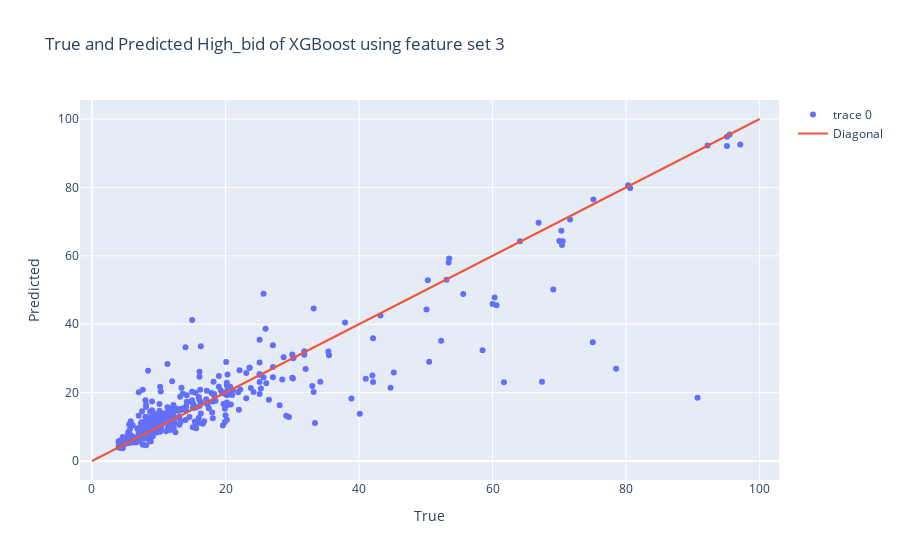

The code cell stored with this chart in its notebook:
### Code cell
plot_result = True
f = '3'
feature_set = eval('feature_set_' + f)
x_train, y_train, x_test, y_test = PreProcess(data, feature_set)
m = 'XGBoost'
y_pred, score, mse, mae, rmse = eval(m)(x_train, y_train, x_test, y_test)
# score_df.loc[f, m] = rmse
if plot_result:
    plot_pred(y_test, y_pred, m, f)

### Figure 1 — Plotly figure (JSON) as saved in the notebook; plotly's stock layout.template omitted (floating-point values rounded to 4 significant figures; data arrays with more than 128 entries replaced by an {"elided": "..."} marker saying what was removed)
{"data": [{"mode": "markers", "type": "scatter", "x": {"elided": "408 float values"}, "y": {"elided": "408 float values"}}, {"mode": "lines", "name": "Diagonal", "type": "scatter", "x": [0, 100], "y": [0, 100]}], "layout": {"title": {"text": "True and Predicted High_bid of XGBoost using feature set 3"}, "xaxis": {"title": {"text": "True"}}, "yaxis": {"title": {"text": "Predicted"}}}}
